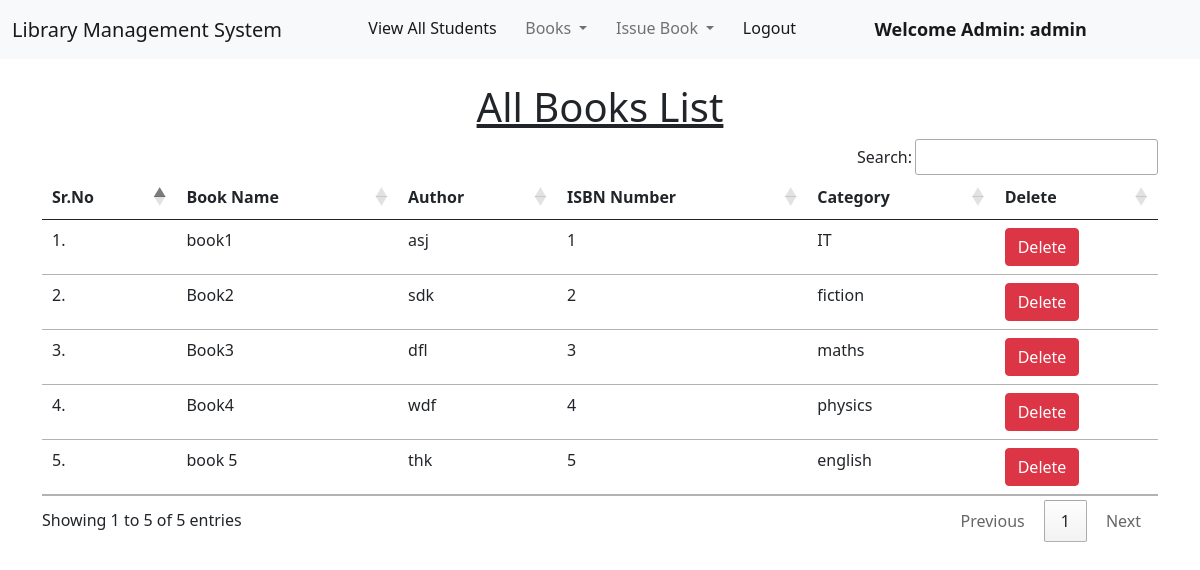
Page /view_books/ (signed in) on the committed database.
### library/models.py (models this page shows, shortened)
class Book(models.Model):
    name = models.CharField(max_length=200)
    author = models.CharField(max_length=200)
    isbn = models.PositiveIntegerField()
    category = models.CharField(max_length=50)

### library/views.py (the view)
# urls.py: path("view_books/", views.view_books, name="view_books"),
def view_books(request):
    books = Book.objects.all()
    return render(request, "view_books.html", {'books':books})

### library/templates/view_books.html (shortened to what this page needs)
{% extends 'admin_navbar.html' %}
{% load static %}
{% block body %}
<div class="container mt-4">
    <h1 class="text-center"><u>All Books List</u></h1>
    <table class="table table-hover" id="example">
        <thead>
            <tr>
                <th>Sr.No</th>
                <th>Book Name</th>
                <th>Author</th>
                <th>ISBN Number</th>
                <th>Category</th>
                <th>Delete</th>
            </tr>
        </thead>
        <tbody>
            {% for book in books %}
            <tr>
                <td>{{forloop.counter}}.</td>
                <td>{{book.name}}</td>
                <td>{{book.author}}</td>
                <td>{{book.isbn}}</td>
                <td>{{book.category}}</td>
                <td><a href="/delete_book/{{book.id}}/" class="btn btn-danger" onclick="return confirm('Are you sure you want to delete this book?')">Delete</a></td>
            </tr>
            {% endfor %}
        </tbody>
    </table>
    </div>
{% endblock %}

### library/templates/admin_navbar.html (shortened to what this page needs)
<!doctype html>
<html lang="en">
  <head>
    <link href="https://cdn.jsdelivr.net/npm/bootstrap@5.1.0/dist/css/bootstrap.min.css" rel="stylesheet">
    <link rel="stylesheet" href="https://cdn.datatables.net/1.10.25/css/jquery.dataTables.min.css">
    <link rel="stylesheet" href="https://cdn.datatables.net/buttons/1.7.1/css/buttons.dataTables.min.css">
  </head>
  <body>
    <nav class="navbar navbar-expand-lg navbar-light bg-light">
        <div class="container-fluid">
          <a class="navbar-brand" href="#"> Library Management System</a>
          <div class="collapse navbar-collapse" id="navbarSupportedContent">
            <ul class="navbar-nav me-auto mb-2 mb-lg-0">
              <li class="nav-item">
                <a class="nav-link active" aria-current="page" href="/view_students/">View All Students</a>
              </li>
              <li class="nav-item dropdown">
                <a class="nav-link dropdown-toggle" href="#" id="navbarDropdown" role="button" data-bs-toggle="dropdown" aria-expanded="false">
                  Books
                </a>
              </li>
              <li class="nav-item dropdown">
                <a class="nav-link dropdown-toggle" href="#" id="navbarDropdown" role="button" data-bs-toggle="dropdown" aria-expanded="false">
                  Issue Book
                </a>
              </li>
              <li class="nav-item">
                <a class="nav-link active" aria-current="page" href="/logout/">Logout</a>
              </li>
              <li class="nav-item">
                <a style="font-weight:600; font-family:'Segoe UI', Tahoma, Geneva, Verdana, sans-serif; font-size: large;" class="nav-link active" href="#">Welcome Admin: {{request.user}}</a>
              </li>
            </ul>
          </div>
        </div>
      </nav>
      {% block body %}
      {% endblock %}
  </body>
</html>

### rows in the picture
Book: name "book1", author "asj", isbn "1", category "IT"
Book: name "Book2", author "sdk", isbn "2", category "fiction"
Book: name "Book3", author "dfl", isbn "3", category "maths"
Book: name "Book4", author "wdf", isbn "4", category "physics"
Book: name "book 5", author "thk", isbn "5", category "english"

### other values in the picture
{{ request.user }} "admin"
